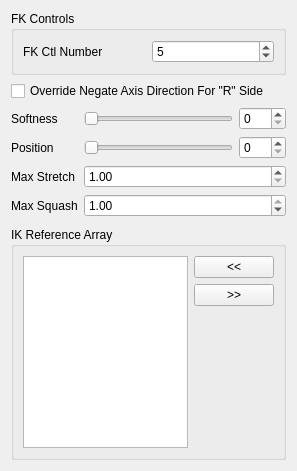
<?xml version="1.0" encoding="UTF-8"?>
<ui version="4.0">
 <class>Form</class>
 <widget class="QWidget" name="Form">
  <property name="geometry">
   <rect>
    <x>0</x>
    <y>0</y>
    <width>297</width>
    <height>471</height>
   </rect>
  </property>
  <property name="windowTitle">
   <string>Form</string>
  </property>
  <layout class="QVBoxLayout" name="verticalLayout">
   <item>
    <widget class="QGroupBox" name="groupBox_3">
     <property name="title">
      <string>FK Controls</string>
     </property>
     <layout class="QGridLayout" name="gridLayout_4">
      <item row="0" column="0">
       <layout class="QHBoxLayout" name="horizontalLayout_2">
        <item>
         <widget class="QLabel" name="fkNb_label">
          <property name="text">
           <string>FK Ctl Number</string>
          </property>
         </widget>
        </item>
        <item>
         <widget class="QSpinBox" name="fkNb_spinBox">
          <property name="minimum">
           <number>1</number>
          </property>
          <property name="maximum">
           <number>999</number>
          </property>
          <property name="value">
           <number>5</number>
          </property>
         </widget>
        </item>
       </layout>
      </item>
     </layout>
    </widget>
   </item>
   <item>
    <widget class="QCheckBox" name="overrideNegate_checkBox">
     <property name="text">
      <string notr="true">Override Negate Axis Direction For &quot;R&quot; Side</string>
     </property>
    </widget>
   </item>
   <item>
    <layout class="QFormLayout" name="formLayout">
     <property name="fieldGrowthPolicy">
      <enum>QFormLayout::AllNonFixedFieldsGrow</enum>
     </property>
     <item row="0" column="0">
      <widget class="QLabel" name="softness_label">
       <property name="text">
        <string>Softness</string>
       </property>
      </widget>
     </item>
     <item row="0" column="1">
      <layout class="QHBoxLayout" name="horizontalLayout_3">
       <item>
        <widget class="QSlider" name="softness_slider">
         <property name="minimumSize">
          <size>
           <width>0</width>
           <height>15</height>
          </size>
         </property>
         <property name="maximum">
          <number>100</number>
         </property>
         <property name="orientation">
          <enum>Qt::Horizontal</enum>
         </property>
        </widget>
       </item>
       <item>
        <widget class="QSpinBox" name="softness_spinBox">
         <property name="maximum">
          <number>100</number>
         </property>
        </widget>
       </item>
      </layout>
     </item>
     <item row="1" column="0">
      <widget class="QLabel" name="softness_label_2">
       <property name="text">
        <string>Position</string>
       </property>
      </widget>
     </item>
     <item row="1" column="1">
      <layout class="QHBoxLayout" name="horizontalLayout_4">
       <item>
        <widget class="QSlider" name="position_slider">
         <property name="minimumSize">
          <size>
           <width>0</width>
           <height>15</height>
          </size>
         </property>
         <property name="maximum">
          <number>100</number>
         </property>
         <property name="orientation">
          <enum>Qt::Horizontal</enum>
         </property>
        </widget>
       </item>
       <item>
        <widget class="QSpinBox" name="position_spinBox">
         <property name="maximum">
          <number>100</number>
         </property>
        </widget>
       </item>
      </layout>
     </item>
     <item row="2" column="0">
      <widget class="QLabel" name="maxStretch_label">
       <property name="sizePolicy">
        <sizepolicy hsizetype="MinimumExpanding" vsizetype="MinimumExpanding">
         <horstretch>0</horstretch>
         <verstretch>0</verstretch>
        </sizepolicy>
       </property>
       <property name="text">
        <string>Max Stretch</string>
       </property>
      </widget>
     </item>
     <item row="2" column="1">
      <widget class="QDoubleSpinBox" name="maxStretch_spinBox">
       <property name="sizePolicy">
        <sizepolicy hsizetype="MinimumExpanding" vsizetype="Fixed">
         <horstretch>0</horstretch>
         <verstretch>0</verstretch>
        </sizepolicy>
       </property>
       <property name="minimum">
        <double>1.000000000000000</double>
       </property>
       <property name="singleStep">
        <double>0.100000000000000</double>
       </property>
       <property name="value">
        <double>1.000000000000000</double>
       </property>
      </widget>
     </item>
     <item row="3" column="0">
      <widget class="QLabel" name="maxSquash_label">
       <property name="sizePolicy">
        <sizepolicy hsizetype="MinimumExpanding" vsizetype="MinimumExpanding">
         <horstretch>0</horstretch>
         <verstretch>0</verstretch>
        </sizepolicy>
       </property>
       <property name="text">
        <string>Max Squash</string>
       </property>
      </widget>
     </item>
     <item row="3" column="1">
      <widget class="QDoubleSpinBox" name="maxSquash_spinBox">
       <property name="sizePolicy">
        <sizepolicy hsizetype="MinimumExpanding" vsizetype="Fixed">
         <horstretch>0</horstretch>
         <verstretch>0</verstretch>
        </sizepolicy>
       </property>
       <property name="minimum">
        <double>0.100000000000000</double>
       </property>
       <property name="maximum">
        <double>1.000000000000000</double>
       </property>
       <property name="singleStep">
        <double>0.100000000000000</double>
       </property>
       <property name="value">
        <double>1.000000000000000</double>
       </property>
      </widget>
     </item>
    </layout>
   </item>
   <item>
    <widget class="QGroupBox" name="ikRefArray_groupBox">
     <property name="title">
      <string>IK Reference Array</string>
     </property>
     <layout class="QGridLayout" name="gridLayout_3">
      <item row="0" column="0">
       <layout class="QHBoxLayout" name="ikRefArray_horizontalLayout">
        <item>
         <layout class="QVBoxLayout" name="ikRefArray_verticalLayout_1">
          <item>
           <widget class="QListWidget" name="ikRefArray_listWidget">
            <property name="dragDropOverwriteMode">
             <bool>true</bool>
            </property>
            <property name="dragDropMode">
             <enum>QAbstractItemView::InternalMove</enum>
            </property>
            <property name="defaultDropAction">
             <enum>Qt::MoveAction</enum>
            </property>
            <property name="alternatingRowColors">
             <bool>true</bool>
            </property>
            <property name="selectionMode">
             <enum>QAbstractItemView::ExtendedSelection</enum>
            </property>
            <property name="selectionRectVisible">
             <bool>false</bool>
            </property>
           </widget>
          </item>
         </layout>
        </item>
        <item>
         <layout class="QVBoxLayout" name="ikRefArray_verticalLayout_2">
          <item>
           <widget class="QPushButton" name="ikRefArrayAdd_pushButton">
            <property name="text">
             <string>&lt;&lt;</string>
            </property>
           </widget>
          </item>
          <item>
           <widget class="QPushButton" name="ikRefArrayRemove_pushButton">
            <property name="text">
             <string>&gt;&gt;</string>
            </property>
           </widget>
          </item>
          <item>
           <spacer name="ikRefArray_verticalSpacer">
            <property name="orientation">
             <enum>Qt::Vertical</enum>
            </property>
            <property name="sizeHint" stdset="0">
             <size>
              <width>20</width>
              <height>40</height>
             </size>
            </property>
           </spacer>
          </item>
         </layout>
        </item>
       </layout>
      </item>
     </layout>
    </widget>
   </item>
  </layout>
 </widget>
 <resources/>
 <connections/>
</ui>
